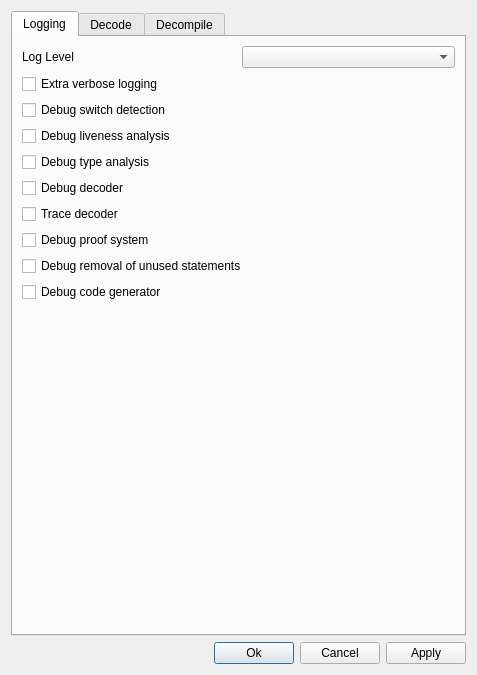
<?xml version="1.0" encoding="UTF-8"?>
<ui version="4.0">
 <class>SettingsDlg</class>
 <widget class="QDialog" name="SettingsDlg">
  <property name="geometry">
   <rect>
    <x>0</x>
    <y>0</y>
    <width>477</width>
    <height>675</height>
   </rect>
  </property>
  <property name="windowTitle">
   <string>Boomerang Settings</string>
  </property>
  <layout class="QVBoxLayout" name="vLayout_1">
   <item>
    <layout class="QVBoxLayout" name="vLayout_Settings">
     <item>
      <widget class="QTabWidget" name="tabWidget">
       <property name="currentIndex">
        <number>0</number>
       </property>
       <widget class="QWidget" name="tabLogging">
        <property name="sizePolicy">
         <sizepolicy hsizetype="Preferred" vsizetype="Preferred">
          <horstretch>0</horstretch>
          <verstretch>0</verstretch>
         </sizepolicy>
        </property>
        <attribute name="title">
         <string>Logging</string>
        </attribute>
        <layout class="QVBoxLayout" name="vLayout_2">
         <item>
          <layout class="QVBoxLayout" name="vLayout_tabLogging">
           <item>
            <layout class="QHBoxLayout" name="hLayout_logLevel">
             <item>
              <widget class="QLabel" name="lbLogLevel">
               <property name="text">
                <string>Log Level</string>
               </property>
              </widget>
             </item>
             <item>
              <widget class="QComboBox" name="cbLogLevel"/>
             </item>
            </layout>
           </item>
           <item>
            <widget class="QCheckBox" name="chkVerbose">
             <property name="text">
              <string>Extra verbose logging</string>
             </property>
            </widget>
           </item>
           <item>
            <widget class="QCheckBox" name="chkDebugSwitch">
             <property name="text">
              <string>Debug switch detection</string>
             </property>
            </widget>
           </item>
           <item>
            <widget class="QCheckBox" name="chkDebugLiveness">
             <property name="text">
              <string>Debug liveness analysis</string>
             </property>
            </widget>
           </item>
           <item>
            <widget class="QCheckBox" name="chkDebugTA">
             <property name="text">
              <string>Debug type analysis</string>
             </property>
            </widget>
           </item>
           <item>
            <widget class="QCheckBox" name="chkDebugDecoder">
             <property name="text">
              <string>Debug decoder</string>
             </property>
            </widget>
           </item>
           <item>
            <widget class="QCheckBox" name="chkTraceDecoder">
             <property name="text">
              <string>Trace decoder</string>
             </property>
            </widget>
           </item>
           <item>
            <widget class="QCheckBox" name="chkDebugProof">
             <property name="text">
              <string>Debug proof system</string>
             </property>
            </widget>
           </item>
           <item>
            <widget class="QCheckBox" name="chkDebugUnused">
             <property name="text">
              <string>Debug removal of unused statements</string>
             </property>
            </widget>
           </item>
           <item>
            <widget class="QCheckBox" name="chkDebugGenerator">
             <property name="text">
              <string>Debug code generator</string>
             </property>
            </widget>
           </item>
          </layout>
         </item>
         <item>
          <spacer name="vSpacer_1">
           <property name="orientation">
            <enum>Qt::Vertical</enum>
           </property>
           <property name="sizeHint" stdset="0">
            <size>
             <width>20</width>
             <height>40</height>
            </size>
           </property>
          </spacer>
         </item>
        </layout>
       </widget>
       <widget class="QWidget" name="tabDecode">
        <attribute name="title">
         <string>Decode</string>
        </attribute>
        <layout class="QVBoxLayout" name="vLayout_3">
         <item>
          <layout class="QVBoxLayout" name="vLayout_tabDecode">
           <item>
            <widget class="QCheckBox" name="chkDecodeMain">
             <property name="text">
              <string>Decode main</string>
             </property>
            </widget>
           </item>
           <item>
            <widget class="QCheckBox" name="chkDecodeChildren">
             <property name="text">
              <string>Decode functions called by main</string>
             </property>
            </widget>
           </item>
           <item>
            <widget class="QCheckBox" name="chkDecodeThruIndirectCall">
             <property name="text">
              <string>Decode indirect (computed) calls</string>
             </property>
            </widget>
           </item>
           <item>
            <widget class="QCheckBox" name="chkGenCallGraph">
             <property name="text">
              <string>Generate call graph</string>
             </property>
            </widget>
           </item>
          </layout>
         </item>
         <item>
          <spacer name="vSpacer_2">
           <property name="orientation">
            <enum>Qt::Vertical</enum>
           </property>
           <property name="sizeHint" stdset="0">
            <size>
             <width>20</width>
             <height>40</height>
            </size>
           </property>
          </spacer>
         </item>
        </layout>
       </widget>
       <widget class="QWidget" name="tabDecompile">
        <attribute name="title">
         <string>Decompile</string>
        </attribute>
        <layout class="QVBoxLayout" name="vLayout_4">
         <item>
          <layout class="QVBoxLayout" name="vLayout_tabDecompile">
           <item>
            <widget class="QCheckBox" name="chkStopAtDebugPoints">
             <property name="enabled">
              <bool>false</bool>
             </property>
             <property name="text">
              <string>Activate debugger at debug points</string>
             </property>
            </widget>
           </item>
           <item>
            <widget class="QCheckBox" name="chkUseDataflow">
             <property name="text">
              <string>Use basic data-flow analysis</string>
             </property>
            </widget>
           </item>
           <item>
            <layout class="QHBoxLayout" name="hLayout_typeRecoveryEngine">
             <item>
              <widget class="QLabel" name="lbTypeRecoveryEngine">
               <property name="sizePolicy">
                <sizepolicy hsizetype="Preferred" vsizetype="Preferred">
                 <horstretch>0</horstretch>
                 <verstretch>0</verstretch>
                </sizepolicy>
               </property>
               <property name="text">
                <string>Type Recovery Engine</string>
               </property>
              </widget>
             </item>
             <item>
              <widget class="QComboBox" name="cbTypeRecoveryEngine"/>
             </item>
            </layout>
           </item>
           <item>
            <widget class="QCheckBox" name="chkRemoveNull">
             <property name="text">
              <string>Remove null statements</string>
             </property>
            </widget>
           </item>
           <item>
            <widget class="QCheckBox" name="chkRemoveLabels">
             <property name="text">
              <string>Remove labels</string>
             </property>
            </widget>
           </item>
           <item>
            <widget class="QCheckBox" name="chkRemoveReturns">
             <property name="text">
              <string>Remove returns</string>
             </property>
            </widget>
           </item>
           <item>
            <widget class="QCheckBox" name="chkUseProof">
             <property name="text">
              <string>Use proof system</string>
             </property>
            </widget>
           </item>
           <item>
            <widget class="QCheckBox" name="chkUseLocals">
             <property name="text">
              <string>Use local variables</string>
             </property>
            </widget>
           </item>
           <item>
            <widget class="QCheckBox" name="chkUseGlobals">
             <property name="text">
              <string>Use global variables</string>
             </property>
            </widget>
           </item>
           <item>
            <widget class="QCheckBox" name="chkUsePromotion">
             <property name="text">
              <string>Use signature promotion</string>
             </property>
            </widget>
           </item>
           <item>
            <widget class="QCheckBox" name="chkChangeSignatures">
             <property name="text">
              <string>Change function signatures</string>
             </property>
            </widget>
           </item>
           <item>
            <widget class="QCheckBox" name="chkAssumeABI">
             <property name="text">
              <string>Assume ABI compilance</string>
             </property>
            </widget>
           </item>
           <item>
            <widget class="QCheckBox" name="chkNameParameters">
             <property name="text">
              <string>Name signature parameters</string>
             </property>
            </widget>
           </item>
           <item>
            <widget class="QCheckBox" name="chkPropOnlyToAll">
             <property name="text">
              <string>Propagate only to all</string>
             </property>
            </widget>
           </item>
           <item>
            <layout class="QHBoxLayout" name="hLayout_numToPropagate">
             <item>
              <widget class="QLabel" name="lbNumToPropagate">
               <property name="text">
                <string>numToPropagate</string>
               </property>
              </widget>
             </item>
             <item>
              <widget class="QSpinBox" name="spbNumToPropagate"/>
             </item>
            </layout>
           </item>
           <item>
            <layout class="QHBoxLayout" name="hLayout_propMaxDepth">
             <item>
              <widget class="QLabel" name="lbPropMaxDepth">
               <property name="text">
                <string>Propagation max depth</string>
               </property>
              </widget>
             </item>
             <item>
              <widget class="QSpinBox" name="spbPropMaxDepth"/>
             </item>
            </layout>
           </item>
           <item>
            <widget class="QCheckBox" name="chkGenSymbols">
             <property name="text">
              <string>Generate symbol header file</string>
             </property>
            </widget>
           </item>
           <item>
            <layout class="QHBoxLayout" name="hLayout_dotFile">
             <item>
              <widget class="QLabel" name="lbDotFile">
               <property name="sizePolicy">
                <sizepolicy hsizetype="Fixed" vsizetype="Preferred">
                 <horstretch>0</horstretch>
                 <verstretch>0</verstretch>
                </sizepolicy>
               </property>
               <property name="text">
                <string>dotFile</string>
               </property>
              </widget>
             </item>
             <item>
              <widget class="QComboBox" name="cbDotFile">
               <property name="editable">
                <bool>true</bool>
               </property>
              </widget>
             </item>
            </layout>
           </item>
           <item>
            <widget class="QCheckBox" name="chkExperimental">
             <property name="text">
              <string>Activate experimental code</string>
             </property>
            </widget>
           </item>
          </layout>
         </item>
         <item>
          <spacer name="vSpacer_3">
           <property name="orientation">
            <enum>Qt::Vertical</enum>
           </property>
           <property name="sizeHint" stdset="0">
            <size>
             <width>20</width>
             <height>40</height>
            </size>
           </property>
          </spacer>
         </item>
        </layout>
       </widget>
      </widget>
     </item>
    </layout>
   </item>
   <item>
    <layout class="QHBoxLayout" name="hLayout_buttons">
     <item>
      <spacer name="hSpacer_buttons">
       <property name="orientation">
        <enum>Qt::Horizontal</enum>
       </property>
       <property name="sizeHint" stdset="0">
        <size>
         <width>40</width>
         <height>20</height>
        </size>
       </property>
      </spacer>
     </item>
     <item>
      <widget class="QPushButton" name="btnOk">
       <property name="text">
        <string>Ok</string>
       </property>
      </widget>
     </item>
     <item>
      <widget class="QPushButton" name="btnCancel">
       <property name="text">
        <string>Cancel</string>
       </property>
      </widget>
     </item>
     <item>
      <widget class="QPushButton" name="btnApply">
       <property name="text">
        <string>Apply</string>
       </property>
      </widget>
     </item>
    </layout>
   </item>
  </layout>
 </widget>
 <resources/>
 <connections>
  <connection>
   <sender>btnCancel</sender>
   <signal>clicked()</signal>
   <receiver>SettingsDlg</receiver>
   <slot>reject()</slot>
   <hints>
    <hint type="sourcelabel">
     <x>253</x>
     <y>156</y>
    </hint>
    <hint type="destinationlabel">
     <x>262</x>
     <y>296</y>
    </hint>
   </hints>
  </connection>
 </connections>
</ui>
